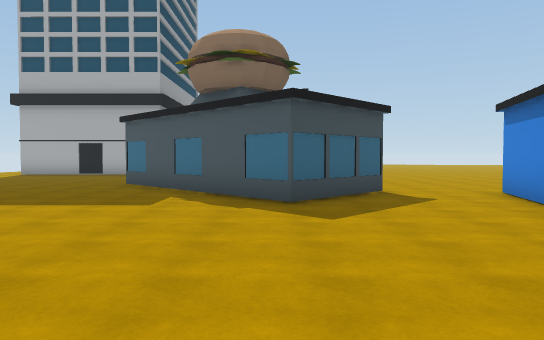
view 1 (above)

24 first-person views from a walk through a scene from a Unity 3-D project. The camera is 1.5 m above the floor, tilts 2° down and sees 70° across. The floor is counted in squares, 2 m on a side. Each view is taken from the middle of a square. On the plan, view 1 faces up. The plan holds only what a view shows up to about 12 squares ahead; the rest is blank. The place goes on beyond the plan. The player is left out. Some surface patterns are stand-ins.

view 2
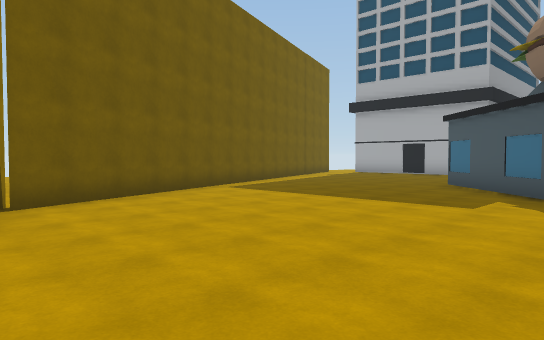

view 3
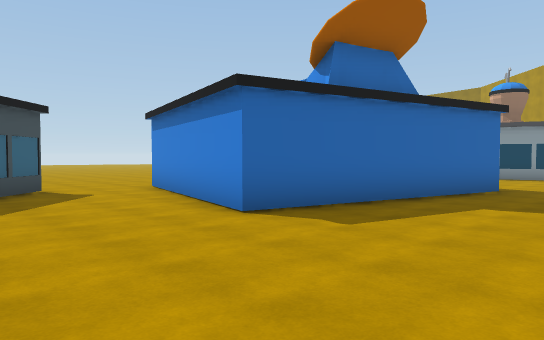

view 4
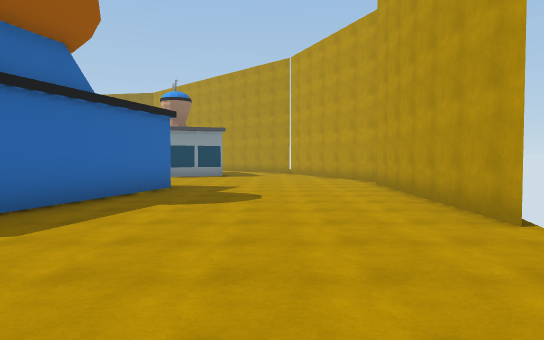

view 5
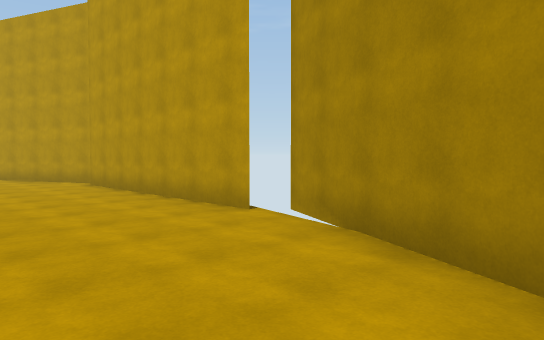

view 6
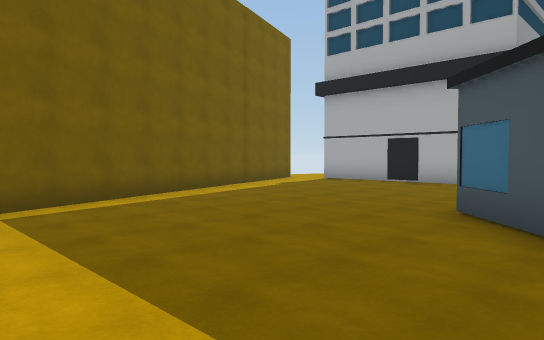

view 7
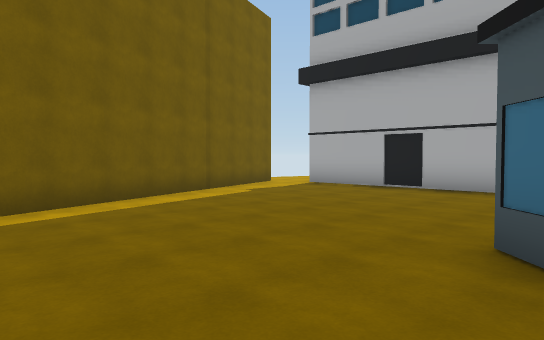

view 8
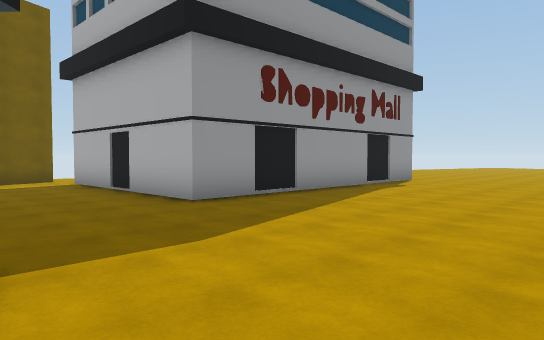

view 9
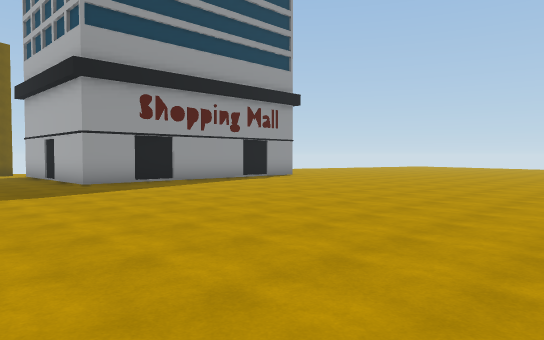

view 10
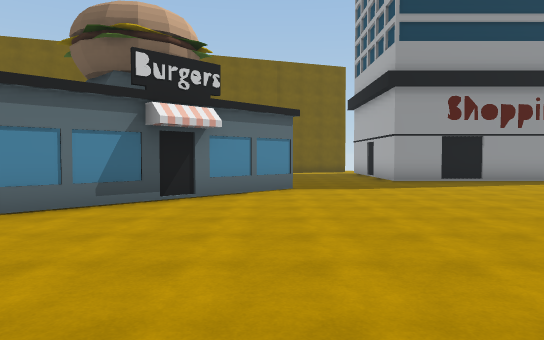

view 11
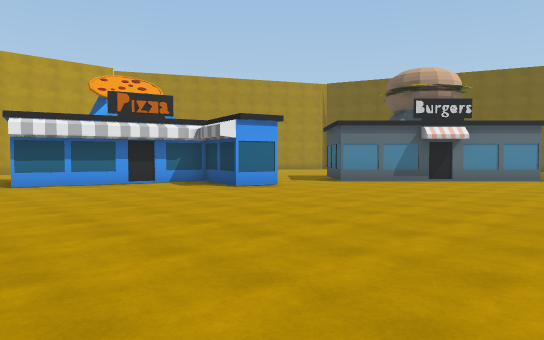

view 12
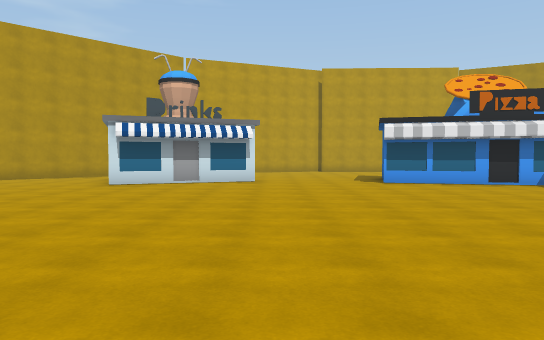

view 13
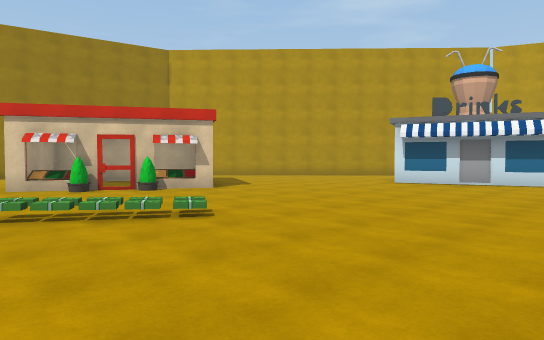

view 14
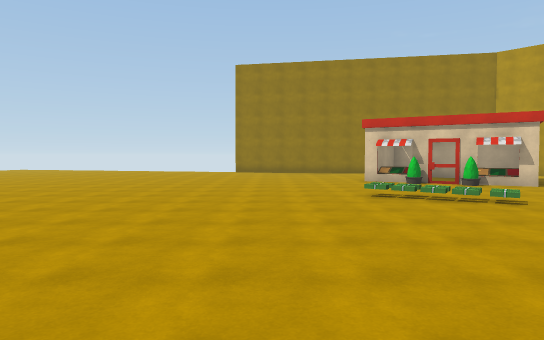

view 15
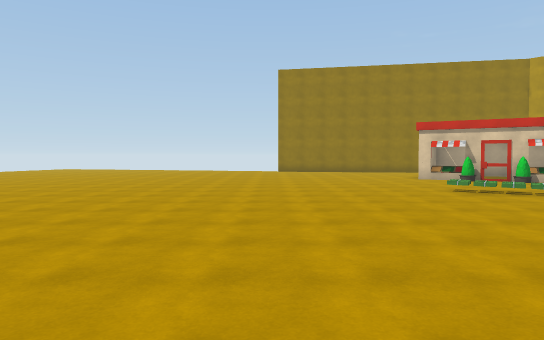

view 16
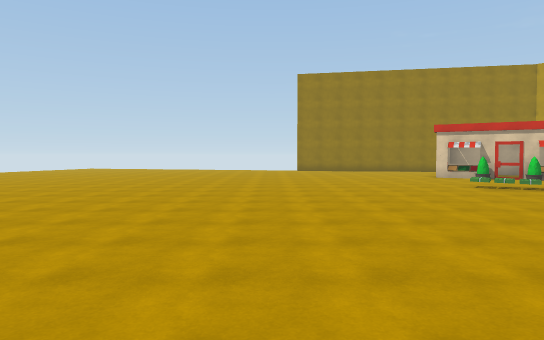

view 17
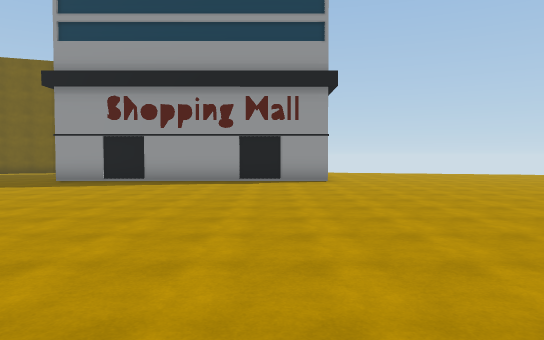

view 18
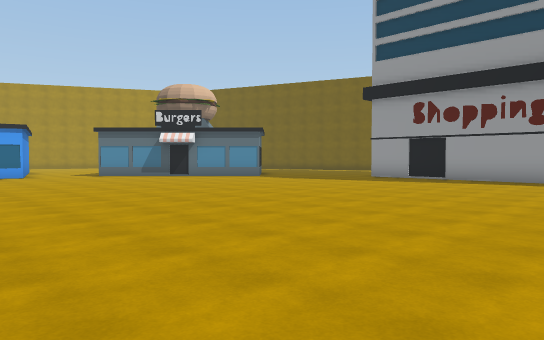

view 19
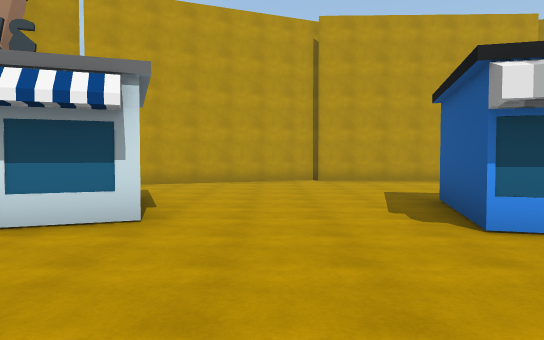

view 20
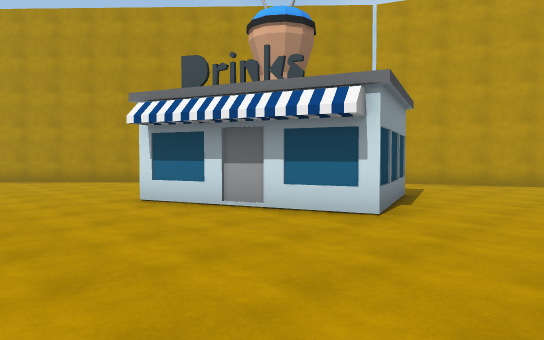

view 21
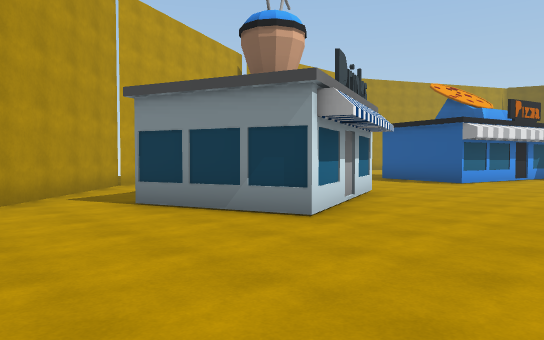

view 22
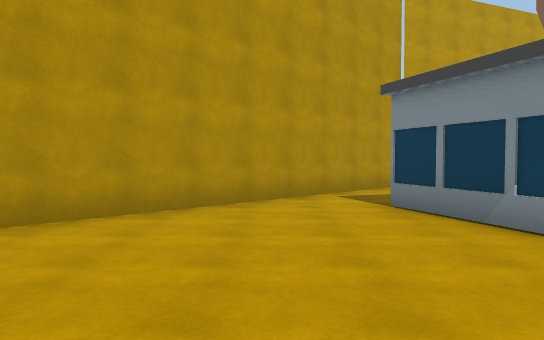

view 23
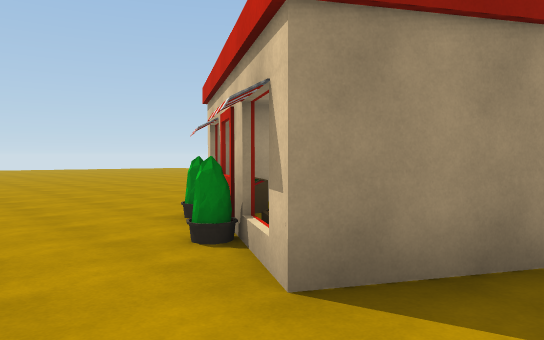

view 24
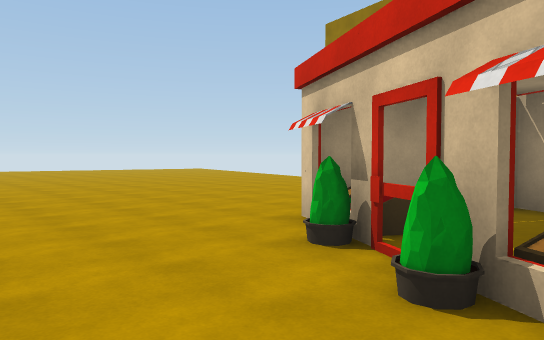

### Floor plan
Points are (right, up) in squares from view 1. A wall is a line through its corners. A room is listed if a view was taken in it or the views show most of it. See-through windows are left out.
Room 1 (views 1, 2, 3, 4, 5, 6, 7, 8, 9, 10, 11, 12, 13, 14, 15, 16, 17, 18, 19, 20, 21, 22, 23, 24)
walls: (5.8, 7.6) (5.2, 5.4) (9.9, 4.2) (9.1, 1.4) (3.4, 2.9) (4.7, 7.9) (5.8, 7.6); (-1.9, 12.5) (2.3, 8.3) (0.3, 6.2) (-3.9, 10.4); (20.1, 10.4) (20.8, 11.5); (20.3, 10.5) (19.9, 10.8); (14.5, 0.8) (13.5, 3.6) (17.2, 4.9) (18.2, 2.2); (21.2, 8.5) (19.6, 9.4) (19.8, 9.9); (0.4, -2.4) (3.8, -4.2); (4, -3.7) (10.6, -3.8); (-4.5, 23.7) (-4.5, 15.6) (-10.1, 15.6); (11.1, -4.1) (16.7, -1.8) (22.5, 3.7); (-11.6, 15.6) (-6.3, 1.2)
ways out: gap at (4, -4)
objects: other object (16, 12); other object (16, 13); other object (17, 13); other object (17, 14); other object (18, 14); box (21, 10); box (21, 12); box (22, 13)

Positions as (right, up) in squares from view 1, and headings:
1: (0, 0), facing up
2: (0, 0), facing up-left
3: (0, -1), facing up-right
4: (0, -1), facing right
5: (0, 0), facing down-right
6: (-2, 5), facing up-left
7: (-3, 7), facing up-left
8: (1, 12), facing up-left
9: (6, 12), facing up-left
10: (7, 12), facing left
11: (12, 15), facing down-left
12: (13, 15), facing down
13: (12, 15), facing down-right
14: (10, 16), facing right
15: (9, 18), facing right
16: (8, 19), facing right
17: (7, 22), facing left
18: (8, 23), facing down-left
19: (12, 8), facing down
20: (11, 8), facing down-right
21: (21, 8), facing down-left
22: (20, 8), facing down
23: (18, 8), facing up-right
24: (18, 10), facing up-right
